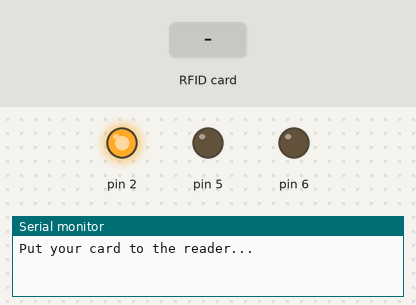
The sketch below on a simulated Arduino Uno, built with avr-gcc and run on an emulated ATmega328P. Parts: output pins drawn as LEDs (lit = HIGH), the last lines printed to the serial monitor. Dashed ring = blinking. The inputs (shaded band) are chosen by the test bench. Pins used as bus, display or sensor lines are not drawn.

Above: at 1.2 s.
1.3 s: RFID card 43 79 69 AD held to the reader
At 1.55 s:
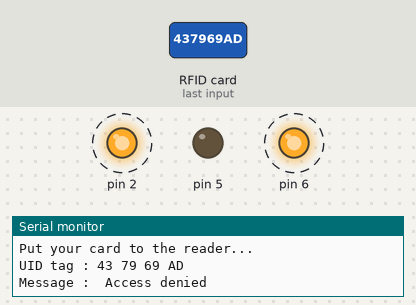
Timing chart, 0 to 10.3 s (numbered marks = the images above; inputs shaded):
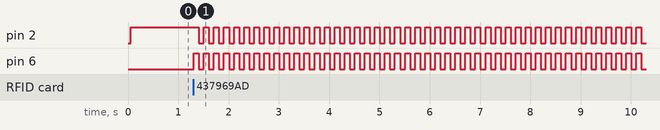

The sketch:

RFID_CODE.ino
```cpp
#include <SPI.h>
 #include <MFRC522.h>
 #define SS_PIN 10
 #define RST_PIN 9
 MFRC522 mfrc522(SS_PIN, RST_PIN);
 void setup()
 {

  Serial.begin(9600);  // Initiate a serial communication
  SPI.begin();   // Initiate SPI bus
  mfrc522.PCD_Init();  // Initiate MFRC522
  pinMode(5, OUTPUT);
  pinMode(12, OUTPUT);
  pinMode(2, OUTPUT);
  digitalWrite(5, LOW);
  digitalWrite(12, LOW);
  digitalWrite(2, HIGH);
  pinMode(6, OUTPUT);
  Serial.println("Put your card to the reader...");
  Serial.println();

 }
 void loop()
 {
  // Look for new cards
  if ( ! mfrc522.PICC_IsNewCardPresent())
  {
   return;
  }
  // Select one of the cards
  if ( ! mfrc522.PICC_ReadCardSerial())
  {
   return;
  }
  //Show UID on serial monitor
  Serial.print("UID tag :");
  String content = "";
  byte letter;
  for (byte i = 0; i < mfrc522.uid.size; i++)
  {
   Serial.print(mfrc522.uid.uidByte[i] < 0x10 ? " 0" : " ");
   Serial.print(mfrc522.uid.uidByte[i], HEX);
   content.concat(String(mfrc522.uid.uidByte[i] < 0x10 ? " 0" : " "));
   content.concat(String(mfrc522.uid.uidByte[i], HEX));
  }
  Serial.println();
  Serial.print("Message : ");
  content.toUpperCase();
  if (content.substring(1) == "73 CF 67 AD") //change here the UID of the card/cards that you want to give access
  {
   Serial.println("Authorized access");
   Serial.println();
   digitalWrite(5, HIGH);
   digitalWrite(2, LOW);
   digitalWrite(12, HIGH);
   digitalWrite(6, HIGH);
   delay(2000);
   digitalWrite(5, LOW);
   digitalWrite(6, LOW);
   digitalWrite(2, HIGH);
   digitalWrite(12, LOW);
  }
  else
  {
   Serial.println(" Access denied");

     if (content.substring(1) == "43 79 69 AD") //change here the UID of the card/cards that you want to give access
  {
    for(int i = 0; i< 5000; i++){
     digitalWrite(2, HIGH);
    digitalWrite(6, HIGH);
    delay(100);
    digitalWrite(2, LOW);
    digitalWrite(6, LOW);
    delay(100);
}
  }
else
  {
   Serial.println(" Access denied");

     while (content.substring(1) == "43 2E 49 92") //change here the UID of the card/cards that you want to give access
  {
    digitalWrite(6, LOW);

  }
 }
}
}
```

Measured:
- after the input at 1.3 s, pin 2: alternates HIGH for 0.10 s and LOW for 0.10 s, starting after 0.11 s; pin 6: alternates HIGH for 0.10 s and LOW for 0.10 s, starting at once
